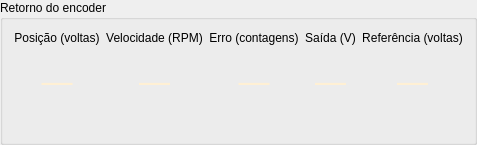
         <widget class="QGroupBox" name="element149">
          <property name="sizePolicy">
           <sizepolicy hsizetype="Preferred" vsizetype="Preferred">
            <horstretch>0</horstretch>
            <verstretch>0</verstretch>
           </sizepolicy>
          </property>
          <property name="windowTitle">
           <string />
          </property>
          <property name="alignment">
           <set>Qt::AlignLeft|Qt::AlignLeading</set>
          </property>
          <layout class="QGridLayout" name="element150">
           <property name="spacing">
            <number>6</number>
           </property>
           <item row="0" column="0">
            <widget class="QLabel" name="element151">
             <property name="sizePolicy">
              <sizepolicy hsizetype="Preferred" vsizetype="Preferred">
               <horstretch>0</horstretch>
               <verstretch>0</verstretch>
              </sizepolicy>
             </property>
             <property name="windowTitle">
              <string />
             </property>
             <property name="text">
              <string>Posição (voltas)</string>
             </property>
             <property name="alignment">
              <set>Qt::AlignCenter</set>
             </property>
            </widget>
           </item>
           <item row="1" column="0">
            <widget class="QLabel" name="position1">
             <property name="sizePolicy">
              <sizepolicy hsizetype="Ignored" vsizetype="Preferred">
               <horstretch>0</horstretch>
               <verstretch>0</verstretch>
              </sizepolicy>
             </property>
             <property name="windowTitle">
              <string />
             </property>
             <property name="styleSheet">
              <string notr="true">font-size:23pt; color:#fff0d4; padding:12px 0;</string>
             </property>
             <property name="text">
              <string>—</string>
             </property>
             <property name="alignment">
              <set>Qt::AlignCenter</set>
             </property>
            </widget>
           </item>
           <item row="2" column="0">
            <widget class="QLabel" name="testLabel1_0">
             <property name="sizePolicy">
              <sizepolicy hsizetype="Preferred" vsizetype="Preferred">
               <horstretch>0</horstretch>
               <verstretch>0</verstretch>
              </sizepolicy>
             </property>
             <property name="windowTitle">
              <string />
             </property>
             <property name="styleSheet">
              <string notr="true">color:#ffe04f; font-size:7pt; padding:0;</string>
             </property>
             <property name="text">
              <string />
             </property>
             <property name="alignment">
              <set>Qt::AlignLeading|Qt::AlignVCenter</set>
             </property>
             <property name="minimumSize">
              <size>
               <width>0</width>
               <height>14</height>
              </size>
             </property>
             <property name="alignment">
              <set>Qt::AlignCenter</set>
             </property>
            </widget>
           </item>
           <item row="0" column="1">
            <widget class="QLabel" name="element152">
             <property name="sizePolicy">
              <sizepolicy hsizetype="Preferred" vsizetype="Preferred">
               <horstretch>0</horstretch>
               <verstretch>0</verstretch>
              </sizepolicy>
             </property>
             <property name="windowTitle">
              <string />
             </property>
             <property name="text">
              <string>Velocidade (RPM)</string>
             </property>
             <property name="alignment">
              <set>Qt::AlignCenter</set>
             </property>
            </widget>
           </item>
           <item row="1" column="1">
            <widget class="QLabel" name="rpm1">
             <property name="sizePolicy">
              <sizepolicy hsizetype="Ignored" vsizetype="Preferred">
               <horstretch>0</horstretch>
               <verstretch>0</verstretch>
              </sizepolicy>
             </property>
             <property name="windowTitle">
              <string />
             </property>
             <property name="styleSheet">
              <string notr="true">font-size:23pt; color:#fff0d4; padding:12px 0;</string>
             </property>
             <property name="text">
              <string>—</string>
             </property>
             <property name="alignment">
              <set>Qt::AlignCenter</set>
             </property>
            </widget>
           </item>
           <item row="2" column="1">
            <widget class="QLabel" name="testLabel1_1">
             <property name="sizePolicy">
              <sizepolicy hsizetype="Preferred" vsizetype="Preferred">
               <horstretch>0</horstretch>
               <verstretch>0</verstretch>
              </sizepolicy>
             </property>
             <property name="windowTitle">
              <string />
             </property>
             <property name="styleSheet">
              <string notr="true">color:#ffe04f; font-size:7pt; padding:0;</string>
             </property>
             <property name="text">
              <string />
             </property>
             <property name="alignment">
              <set>Qt::AlignLeading|Qt::AlignVCenter</set>
             </property>
             <property name="minimumSize">
              <size>
               <width>0</width>
               <height>14</height>
              </size>
             </property>
             <property name="alignment">
              <set>Qt::AlignCenter</set>
             </property>
            </widget>
           </item>
           <item row="0" column="2">
            <widget class="QLabel" name="element153">
             <property name="sizePolicy">
              <sizepolicy hsizetype="Preferred" vsizetype="Preferred">
               <horstretch>0</horstretch>
               <verstretch>0</verstretch>
              </sizepolicy>
             </property>
             <property name="windowTitle">
              <string />
             </property>
             <property name="text">
              <string>Erro (contagens)</string>
             </property>
             <property name="alignment">
              <set>Qt::AlignCenter</set>
             </property>
            </widget>
           </item>
           <item row="1" column="2">
            <widget class="QLabel" name="error1">
             <property name="sizePolicy">
              <sizepolicy hsizetype="Ignored" vsizetype="Preferred">
               <horstretch>0</horstretch>
               <verstretch>0</verstretch>
              </sizepolicy>
             </property>
             <property name="windowTitle">
              <string />
             </property>
             <property name="styleSheet">
              <string notr="true">font-size:23pt; color:#fff0d4; padding:12px 0;</string>
             </property>
             <property name="text">
              <string>—</string>
             </property>
             <property name="alignment">
              <set>Qt::AlignCenter</set>
             </property>
            </widget>
           </item>
           <item row="2" column="2">
            <widget class="QLabel" name="testLabel1_2">
             <property name="sizePolicy">
              <sizepolicy hsizetype="Preferred" vsizetype="Preferred">
               <horstretch>0</horstretch>
               <verstretch>0</verstretch>
              </sizepolicy>
             </property>
             <property name="windowTitle">
              <string />
             </property>
             <property name="styleSheet">
              <string notr="true">color:#ffe04f; font-size:7pt; padding:0;</string>
             </property>
             <property name="text">
              <string />
             </property>
             <property name="alignment">
              <set>Qt::AlignLeading|Qt::AlignVCenter</set>
             </property>
             <property name="minimumSize">
              <size>
               <width>0</width>
               <height>14</height>
              </size>
             </property>
             <property name="alignment">
              <set>Qt::AlignCenter</set>
             </property>
            </widget>
           </item>
           <item row="0" column="3">
            <widget class="QLabel" name="element154">
             <property name="sizePolicy">
              <sizepolicy hsizetype="Preferred" vsizetype="Preferred">
               <horstretch>0</horstretch>
               <verstretch>0</verstretch>
              </sizepolicy>
             </property>
             <property name="windowTitle">
              <string />
             </property>
             <property name="text">
              <string>Saída (V)</string>
             </property>
             <property name="alignment">
              <set>Qt::AlignCenter</set>
             </property>
            </widget>
           </item>
           <item row="1" column="3">
            <widget class="QLabel" name="volts1">
             <property name="sizePolicy">
              <sizepolicy hsizetype="Ignored" vsizetype="Preferred">
               <horstretch>0</horstretch>
               <verstretch>0</verstretch>
              </sizepolicy>
             </property>
             <property name="windowTitle">
              <string />
             </property>
             <property name="styleSheet">
              <string notr="true">font-size:23pt; color:#fff0d4; padding:12px 0;</string>
             </property>
             <property name="text">
              <string>—</string>
             </property>
             <property name="alignment">
              <set>Qt::AlignCenter</set>
             </property>
            </widget>
           </item>
           <item row="2" column="3">
            <widget class="QLabel" name="testLabel1_3">
             <property name="sizePolicy">
              <sizepolicy hsizetype="Preferred" vsizetype="Preferred">
               <horstretch>0</horstretch>
               <verstretch>0</verstretch>
              </sizepolicy>
             </property>
             <property name="windowTitle">
              <string />
             </property>
             <property name="styleSheet">
              <string notr="true">color:#ffe04f; font-size:7pt; padding:0;</string>
             </property>
             <property name="text">
              <string />
             </property>
             <property name="alignment">
              <set>Qt::AlignLeading|Qt::AlignVCenter</set>
             </property>
             <property name="minimumSize">
              <size>
               <width>0</width>
               <height>14</height>
              </size>
             </property>
             <property name="alignment">
              <set>Qt::AlignCenter</set>
             </property>
            </widget>
           </item>
           <item row="0" column="4">
            <widget class="QLabel" name="element155">
             <property name="sizePolicy">
              <sizepolicy hsizetype="Preferred" vsizetype="Preferred">
               <horstretch>0</horstretch>
               <verstretch>0</verstretch>
              </sizepolicy>
             </property>
             <property name="windowTitle">
              <string />
             </property>
             <property name="text">
              <string>Referência (voltas)</string>
             </property>
             <property name="alignment">
              <set>Qt::AlignCenter</set>
             </property>
            </widget>
           </item>
           <item row="1" column="4">
            <widget class="QLabel" name="reference1">
             <property name="sizePolicy">
              <sizepolicy hsizetype="Ignored" vsizetype="Preferred">
               <horstretch>0</horstretch>
               <verstretch>0</verstretch>
              </sizepolicy>
             </property>
             <property name="windowTitle">
              <string />
             </property>
             <property name="styleSheet">
              <string notr="true">font-size:23pt; color:#fff0d4; padding:12px 0;</string>
             </property>
             <property name="text">
              <string>—</string>
             </property>
             <property name="alignment">
              <set>Qt::AlignCenter</set>
             </property>
            </widget>
           </item>
           <item row="2" column="4">
            <widget class="QLabel" name="testLabel1_4">
             <property name="sizePolicy">
              <sizepolicy hsizetype="Preferred" vsizetype="Preferred">
               <horstretch>0</horstretch>
               <verstretch>0</verstretch>
              </sizepolicy>
             </property>
             <property name="windowTitle">
              <string />
             </property>
             <property name="styleSheet">
              <string notr="true">color:#ffe04f; font-size:7pt; padding:0;</string>
             </property>
             <property name="text">
              <string />
             </property>
             <property name="alignment">
              <set>Qt::AlignLeading|Qt::AlignVCenter</set>
             </property>
             <property name="minimumSize">
              <size>
               <width>0</width>
               <height>14</height>
              </size>
             </property>
             <property name="alignment">
              <set>Qt::AlignCenter</set>
             </property>
            </widget>
           </item>
          </layout>
          <property name="title">
           <string>Retorno do encoder</string>
          </property>
         </widget>
